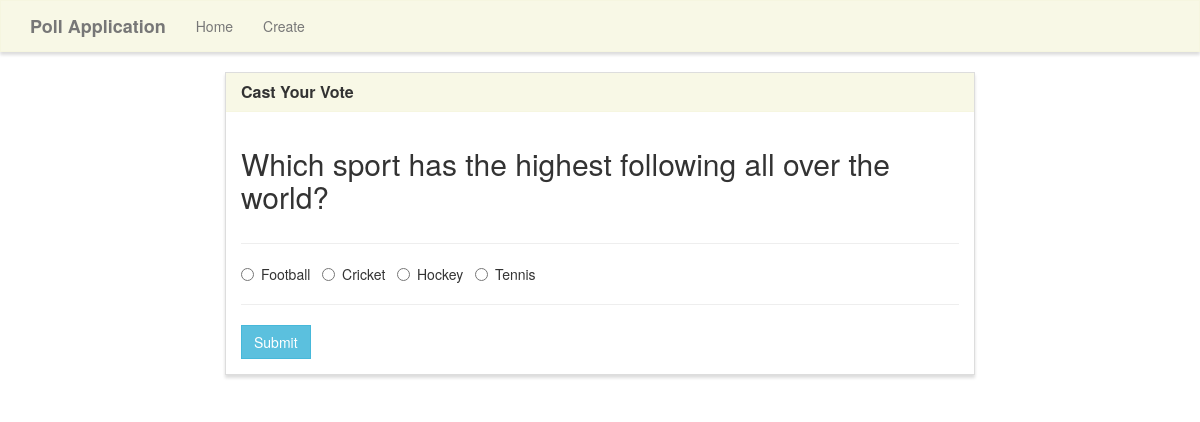
The app's page /vote/2/ with its own data.
### pollapp/models.py (models this page shows, shortened)
class Poll(models.Model):
    question = models.TextField()
    option_one = models.CharField(max_length=30)
    option_two = models.CharField(max_length=30)
    option_three = models.CharField(max_length=30)
    option_four = models.CharField(max_length=30)
    option_one_count = models.IntegerField(default=0)
    option_two_count = models.IntegerField(default=0)
    option_three_count = models.IntegerField(default=0)
    option_four_count = models.IntegerField(default=0)

### pollapp/views.py (the view, shortened to what this page needs)
# urls.py: path('vote/<poll_id>/', poll_views.vote, name='vote'),
def vote(request, poll_id):
    poll = Poll.objects.get(pk=poll_id)
    context = {
        'poll' : poll
    }
    return render(request, 'vote.html', context)

### templates/vote.html (shortened to what this page needs)
{% extends "base.html" %}
{% block main %}
<div class="row">
    <div class="col-lg-8 col-lg-offset-2">
        <div class="panel panel-default">
            <div class="panel-heading">
                <h3 class="panel-title">Cast Your Vote</h3>
            </div>
            <div class="panel-body">
                <div class="row">
                    <div class="col-lg-12">
                        <h2>{{ poll.question }}</h2>
                    </div>
                </div>
                <div class="row">
                    <div class="col-lg-12">
                        <hr />
                        <form method="POST">
                            <div class="form-group">
                                <div class="radio">
                                    <label>
                                        <input type="radio" name="poll" value="option1" required>
                                        {{ poll.option_one }}
                                    </label> &nbsp;
                                    <label>
                                        <input type="radio" name="poll" value="option2">
                                        {{ poll.option_two }}
                                    </label> &nbsp;
                                    <label>
                                        <input type="radio" name="poll" value="option3">
                                        {{ poll.option_three }}
                                    </label> &nbsp;
                                    <label>
                                        <input type="radio" name="poll" value="option4">
                                        {{ poll.option_four }}
                                    </label> &nbsp;
                                </div>
                            </div>
                            <hr />
                            <button type="submit" class="btn btn-info">
                                Submit
                            </button>
                        </form>
                    </div>
                </div>
            </div>
        </div>
    </div>
</div>
{% endblock %}

### static/style.css (style rules this page uses)
.navbar-default, .btn, .form-control, .panel { border-radius: 0; }
.panel-default > .panel-heading { color: #333; background-color: rgba(245, 245, 220, .7); border-color: rgba(245, 245, 220, .6); border-top-left-radius: 0; border-top-right-radius: 0; }
.panel { box-shadow: 0px 3px 3px 0px #ddd; }
a.navbar-brand, .panel-title { font-weight: bolder; }

### records on screen
Poll: question "Which sport has the highest following all over the world?", option_one "Football", option_two "Cricket", option_three "Hockey", option_four "Tennis"
